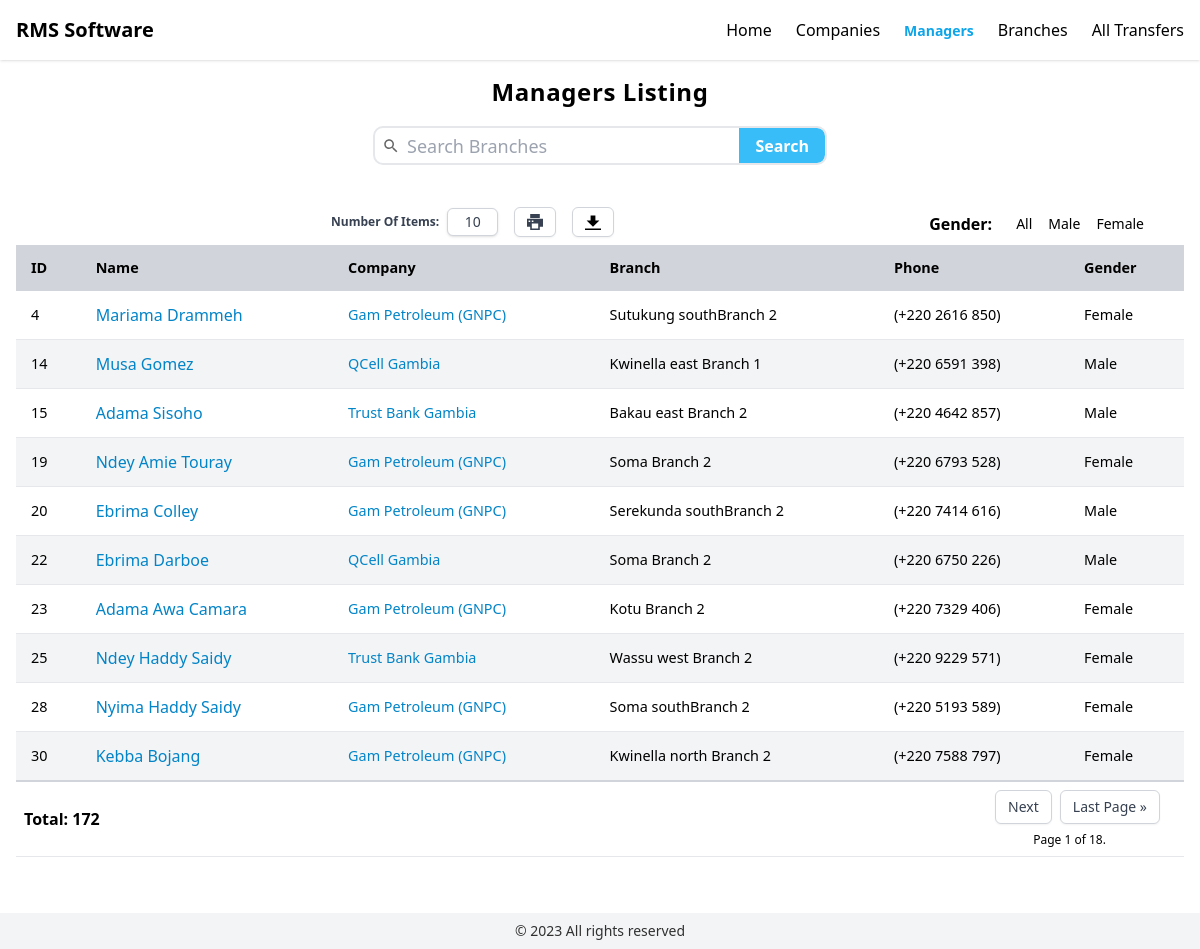
Page /managers on the committed database.
### app/models.py (models this page shows, shortened)
class Manager(models.Model):
    email = models.EmailField(max_length=200)
    first_name = models.CharField(max_length=200)
    last_name = models.CharField(max_length=200)
    phone = models.CharField(max_length=200, blank=True)
    code = models.CharField(max_length=200, default=generate_code)
    gender = models.CharField(default="Male", max_length=20)
    middle_name = models.CharField(max_length=200, default="", blank=True)
    branch_code = models.CharField(max_length=200, default="", blank=True)
    @property
    def name(self):
        return f"{self.first_name} {self.middle_name} {self.last_name}"
    @property
    def company(self):
        if self.branch:
            return self.branch.company
    @property
    def branch(self):
        if self.branch_code:
            t = (
                TransferHistory.objects.filter(manager=self)
                .order_by("-transfer_date")
                .first()
            )
            if t:
                return t.to_branch
        return Branch.objects.filter(manager=self).latest("-posted_date")
    @property
    def abs_path(self):
        return reverse("manager_details", args=(str(self.pk),))

class TransferHistory(models.Model):
    manager = models.ForeignKey(Manager, on_delete=models.CASCADE)
    to_branch = models.ForeignKey(
        Branch, on_delete=models.SET_NULL, null=True, related_name="manager_to"
    )
    from_branch = models.ForeignKey(
        Branch, on_delete=models.SET_NULL, null=True, related_name="manager_from"
    )
    posting_date = models.DateTimeField()
    transfer_date = models.DateTimeField()
    remarks = models.TextField(default="")
    class Meta:
        verbose_name_plural = "TransferHistories"

class Branch(models.Model):
    name = models.CharField(max_length=200)
    company = models.ForeignKey(Company, on_delete=models.CASCADE)
    code = models.CharField(max_length=200, default=generate_code)
    region = models.ForeignKey(Region, null=True, on_delete=models.SET_NULL)
    manager = models.ForeignKey(Manager, null=True, on_delete=models.SET_NULL)
    posted_date = models.DateField(null=True)
    objects = BranchManager()
    class Meta:
        verbose_name_plural = "Branches"
        get_latest_by = "id"

class Company(models.Model):
    name = models.CharField(max_length=200)
    town = models.CharField(max_length=200)
    street_name = models.CharField(max_length=200)
    street_number = models.CharField(max_length=200)
    phone_number = models.CharField(max_length=200)
    po_box_number = models.CharField(max_length=200)
    class Meta:
        verbose_name_plural = "Companies"
    @property
    def abs_path(self):
        return reverse("company_details", args=(str(self.pk),))

### app/views.py (the view)
# urls.py: path("managers", views.managers, name="managers"),
def managers(request):
    _managers = Manager.objects.filter(branch__gte=0).distinct()
    if request.M_GENDER != "all":
        _managers = _managers.filter(gender__iexact=request.M_GENDER).order_by("id")
    paginator = Paginator(_managers.order_by("id"), request.ITEMS_PER_PAGE)
    managers_page = paginator.get_page(request.PAGINATOR_PAGE)
    context = {
        "gender": request.M_GENDER,
        f"managers_page": managers_page,
        "active_tab": "managers",
    }
    return render(request, "app/managers.html", context)

### app/processors.py (called while the page is built)
def app_template_processor(request):
    return {"IPP": int(request.session.get("ITEMS_PER_PAGE", 10))}

### app/utilities.py (called while the page is built, shortened)
def query_params(url: str):
    params = {}
    url_list = url.split("?")
    if len(url_list) < 2:
        return params

### app/templates/app/managers.html (shortened to what this page needs)
{% extends 'app/base.html' %}
{% block header %}
  <h1>Managers Listing</h1>
   <div x-data="{}" class="search-container flex justify-center pt-4 w-full">
    <form
         hx-trigger="submit" hx-target="#managersList" hx-get="{% url 'search_results' %}"
        class="group flex relative items-center pl-8 rounded-lg overflow-hidden h-[35px] w-full max-w-[450px] outline-gray-200 outline outline-2 focus:outline-gray-400 transition">
        <label for="query" class="absolute top-0 left-0 w-8 inline-flex items-center justify-center h-full">
        </label>
        <input
            placeholder="Search Branches"
            name="query"
            id="query"
            class="search-input w-full max-w-[400px]
                border-none outline-none text-lg focus:outline-none focus:border-none h-full
                "/>
        <button type="submit" class="search-button bg-sky-400 hover:bg-sky-500 transition text-white
            font-semibold px-4  h-full inline-flex items-center justify-center">
            Search
        </button>
    </form>
  </div>
{% endblock %}
{% block content %}
  <section class="" id="sMgs">
    <div class="flex justify-between items-center gap-4 pb-1 section-header">
        {% include 'app/partials/action-buttons.html' with template_url="/manager-list" model="managers" model_id=0 %}
        <div class="inline-flex items-center gap-6">
            <p class="font-semibold">Gender:</p>
            <div class="flex gap-4 items-center pr-10">
                <a href="/managers?m-gender=all" class="gender text-sm {% if not gender or gender.lower == 'all' %} active {% endif %}">All</a>
                <a href="/managers?m-gender=male" class="gender text-sm {% if gender == 'male' %} active {% endif %}">Male</a>
                <a href="/managers?m-gender=female" class="gender text-sm {% if gender == 'female' %} active {% endif %}">Female</a>
            </div>
        </div>
      </div>
    <div id="managersList">
      {% include 'app/partials/manager-list.html' %}
    </div>
  </section>
{% endblock %}

### app/templates/app/partials/manager-list.html (shortened to what this page needs)
<table class="app-table">
  <thead class="">
    <tr>
      <th>ID</th>
      <th>Name</th>
      <th>Company</th>
      <th>Branch</th>
      <th>Phone</th>
      <th>Gender</th>
    </tr>
  </thead>
  <tbody class="">
    {% for manager in managers_page %}
      <tr>
        <td>
          {{manager.id}}
        </td>
        <td>
         <a class="table-link name"  href="{{manager.abs_path}}">
                {{manager.name}}
            </a>
        </td>
        <td>
          <a class="table-link"  href="{{manager.company.abs_path}}">
            {{ manager.company.name }}
          </a>
        </td>
        <td>
            {{ manager.branch.name }}
        </td>
        <td>
          <span class="date">{{ manager.phone }}</span>
        </td>
        <td>{{ manager.gender.capitalize }}</td>
      </tr>
    {% endfor %}
  </tbody>
</table>
<span>
  {% include 'app/partials/paginator.html' with paginator_obj=managers_page triggerTarget="#managersList" model="managers" %}
</span>

### rows in the picture
Manager: id "4", name "Mariama Drammeh", company.name "Gam Petroleum (GNPC)", branch.name "Sutukung southBranch 2", phone "(+220 2616 850)", gender "Female"
Manager: id "14", name "Musa Gomez", company.name "QCell Gambia", branch.name "Kwinella east Branch 1", phone "(+220 6591 398)", gender "Male"
Manager: id "15", name "Adama Sisoho", company.name "Trust Bank Gambia", branch.name "Bakau east Branch 2", phone "(+220 4642 857)", gender "Male"
Manager: id "19", name "Ndey Amie Touray", company.name "Gam Petroleum (GNPC)", branch.name "Soma Branch 2", phone "(+220 6793 528)", gender "Female"
Manager: id "20", name "Ebrima Colley", company.name "Gam Petroleum (GNPC)", branch.name "Serekunda southBranch 2", phone "(+220 7414 616)", gender "Male"
Manager: id "22", name "Ebrima Darboe", company.name "QCell Gambia", branch.name "Soma Branch 2", phone "(+220 6750 226)", gender "Male"
Manager: id "23", name "Adama Awa Camara", company.name "Gam Petroleum (GNPC)", branch.name "Kotu Branch 2", phone "(+220 7329 406)", gender "Female"
Manager: id "25", name "Ndey Haddy Saidy", company.name "Trust Bank Gambia", branch.name "Wassu west Branch 2", phone "(+220 9229 571)", gender "Female"
Manager: id "28", name "Nyima Haddy Saidy", company.name "Gam Petroleum (GNPC)", branch.name "Soma southBranch 2", phone "(+220 5193 589)", gender "Female"
Manager: id "30", name "Kebba Bojang", company.name "Gam Petroleum (GNPC)", branch.name "Kwinella north Branch 2", phone "(+220 7588 797)", gender "Female"

### other values in the picture
{{ paginator_obj.paginator.count }} "172"
{{ paginator_obj.number }} "1"
{{ paginator_obj.paginator.num_pages }} "18"
